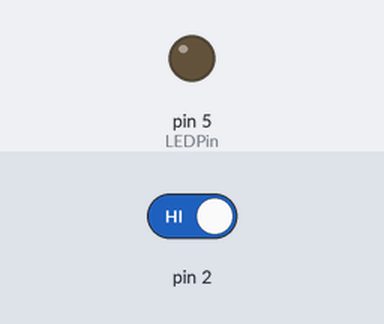
Bench run of a sketch on a simulated Arduino Uno, built with avr-gcc and run on an emulated ATmega328P. Shown: output pins drawn as LEDs (lit = HIGH). The test bench sets the inputs (shaded band); at power-on: pin 2 HIGH. What the sketch prints to the serial monitor is not drawn.

Above: at 7.2 s.
7.3 s: pin 2 driven LOW
Timing chart, 0 to 10.3 s (numbered marks = the images above; inputs shaded):
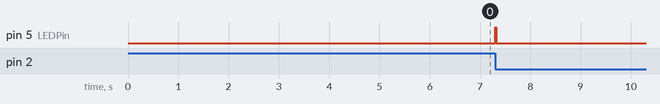

Measured:
- after the input at 7.3 s, pin 5 (LEDPin): LOW → HIGH at once, → LOW 0.02 s later

The sketch:

GeigerCounter.ino
```cpp
// (licence header left out)
#include <TimerOne.h>

long Baud      = 9600;
int  LEDPin    = 5;      // Status LED blinks for each count
long CountTime = 1000000; // 1 second, in microseconds

volatile long counts = 0;

void incrementCount(void) {
  counts++;
  digitalWrite(LEDPin, HIGH);
}

void printCount(void) {
  noInterrupts();
  Serial.print(millis());
  Serial.print(",");
  Serial.println(counts);
  counts = 0;
  interrupts();
}

void setup() {
  Serial.begin(Baud);
  noInterrupts();
  attachInterrupt(INT0, incrementCount, FALLING);
  Timer1.initialize(CountTime);
  Timer1.attachInterrupt(printCount);
  pinMode(LEDPin, OUTPUT);
  interrupts();
  delay(6000);
}

void loop() {
  digitalWrite(LEDPin, LOW);
  delay(30);
}
```
